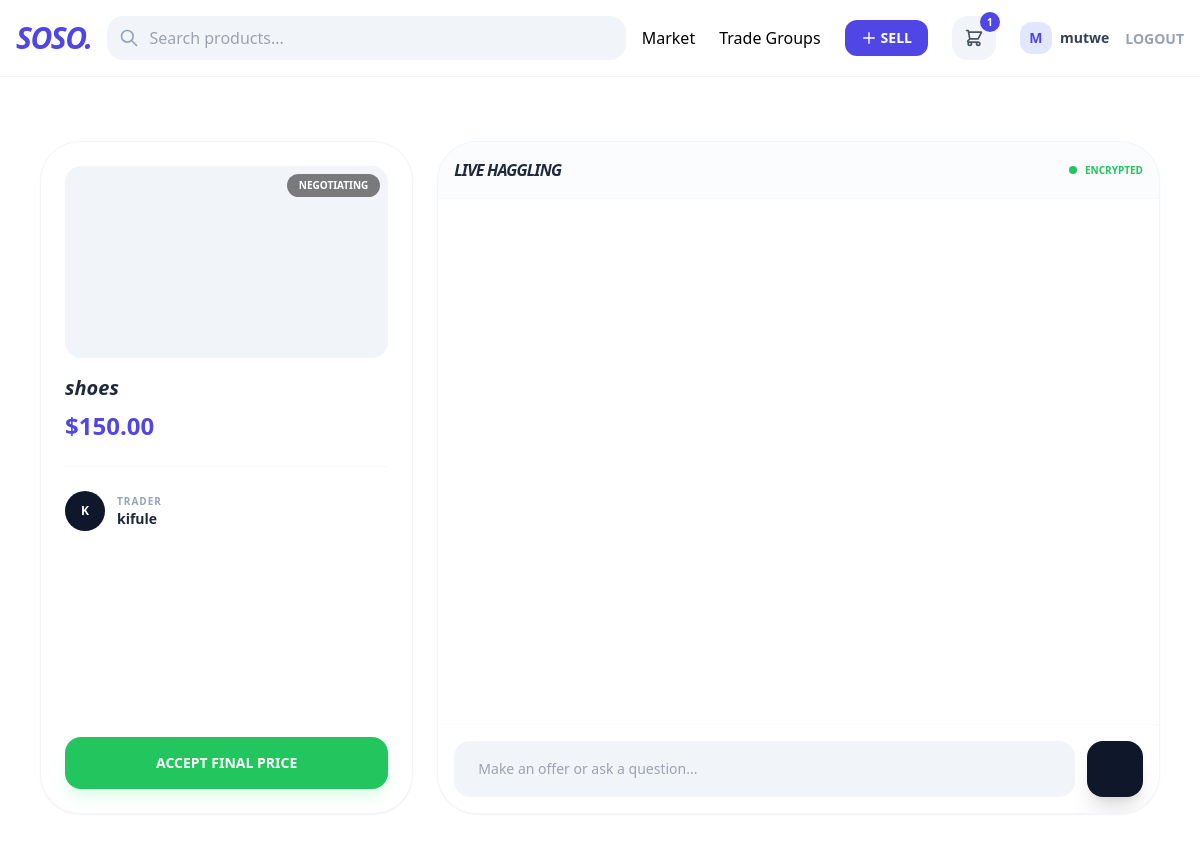
The page /negotiate/8/ (signed in) on the database its author committed.
### core/models.py (models this page shows, shortened)
class Conversation(models.Model):
    buyer = models.ForeignKey(User, on_delete=models.CASCADE, related_name='chats_as_buyer')
    trader = models.ForeignKey(User, on_delete=models.CASCADE, related_name='chats_as_trader')
    listing = models.ForeignKey(Listing, on_delete=models.CASCADE)
    created_at = models.DateTimeField(auto_now_add=True)
    class Meta:
        unique_together = ('buyer', 'trader', 'listing')

class Listing(models.Model):
    TRADE_TYPES = (
        ('RETAIL', 'Retail'),
        ('WHOLESALE', 'Wholesale'),
        ('SERVICE', 'Service/Hailing'),
        ('AUCTION', 'Live Auction'),
    )
    CONDITION = (
        ('NEW', 'Brand New'),
        ('USED', 'Second Hand'),
        ('NONE', 'N/A (Services)'),
    )
    trader = models.ForeignKey(User, on_delete=models.CASCADE, related_name='listings')
    category = models.ForeignKey(Category, on_delete=models.CASCADE)
    title = models.CharField(max_length=255)
    description = models.TextField()
    media = CloudinaryField('media', folder='listings/', resource_type='auto', blank=True, null=True)
    price = models.DecimalField(max_digits=12, decimal_places=2)
    trade_type = models.CharField(max_length=20, choices=TRADE_TYPES, default='RETAIL')
    condition = models.CharField(max_length=10, choices=CONDITION, default='NEW')
    auction_end = models.DateTimeField(null=True, blank=True)
    current_highest_bid = models.DecimalField(max_digits=12, decimal_places=2, default=0)
    is_active = models.BooleanField(default=True)
    created_at = models.DateTimeField(auto_now_add=True)

### core/views.py (the view)
# urls.py: path('negotiate/<int:pk>/', views.negotiate, name='negotiate'),
@login_required
def negotiate(request, pk):
    listing = get_object_or_404(Listing, pk=pk)
    if request.user == listing.trader:
        return redirect('core:product_detail', pk=pk)
    conversation, created = Conversation.objects.get_or_create(
        buyer=request.user,
        trader=listing.trader,
        listing=listing
    )
    messages = Message.objects.filter(conversation=conversation).order_by('timestamp')
    return render(request, 'core/chat.html', {
        'conversation': conversation,
        'listing': listing,
        'messages': messages
    })

### core/context_processors.py (called while the page is built)
def soso_global_data(request):
    categories = Category.objects.filter(parent=None).prefetch_related('children')
    cart_count = 0
    session_key = request.session.session_key
    if request.user.is_authenticated:
        cart, _ = Cart.objects.get_or_create(user=request.user)
    elif session_key:
        cart, _ = Cart.objects.get_or_create(session_key=session_key)
    else:
        cart = None
    if cart:
        cart_count = cart.items.count()
    return {
        'nav_categories': categories,
        'cart_count': cart_count
    }

### templates/core/chat.html (shortened to what this page needs)
{% extends 'core/base.html' %}
{% block content %}
<div class="max-w-6xl mx-auto px-4 py-8 h-[85vh] flex flex-col md:flex-row gap-6">
    <div class="md:w-1/3 bg-white rounded-[2.5rem] border border-slate-100 p-6 flex flex-col shadow-sm">
        <div class="relative h-48 rounded-2xl overflow-hidden mb-4 bg-slate-100">
            <div class="absolute top-2 right-2 bg-black/50 backdrop-blur-md text-white text-[10px] px-3 py-1 rounded-full font-bold uppercase">
                Negotiating
            </div>
        </div>
        <h2 class="text-xl font-black text-slate-800 italic">{{ conversation.listing.title }}</h2>
        <p class="text-indigo-600 font-black text-2xl mt-2">${{ conversation.listing.price }}</p>
        <hr class="my-6 border-slate-50">
        <div class="flex items-center gap-3">
            <div class="w-10 h-10 bg-slate-900 rounded-full flex items-center justify-center text-white font-bold text-xs">
                {{ conversation.trader.username|slice:":1"|upper }}
            </div>
            <div>
                <p class="text-[10px] font-bold text-slate-400 uppercase tracking-widest">Trader</p>
                <p class="font-bold text-sm text-slate-800">{{ conversation.trader.username }}</p>
            </div>
        </div>
        <div class="mt-auto pt-6">
            <button class="w-full bg-green-500 text-white py-4 rounded-2xl font-black text-sm hover:bg-green-600 transition shadow-lg shadow-green-100">
                ACCEPT FINAL PRICE
            </button>
        </div>
    </div>
    <div class="flex-1 bg-white rounded-[2.5rem] border border-slate-100 shadow-sm flex flex-col overflow-hidden">
        <div class="p-4 border-b border-slate-50 flex items-center justify-between bg-slate-50/50">
            <h3 class="font-black italic text-slate-800 uppercase tracking-tighter">Live Haggling</h3>
            <span class="flex items-center gap-2 text-[10px] font-bold text-green-500 uppercase">
                <span class="w-2 h-2 bg-green-500 rounded-full animate-ping"></span> Encrypted
            </span>
        </div>
        <div id="chat-log" class="flex-1 overflow-y-auto p-6 space-y-4">
        </div>
        <div class="p-4 bg-white border-t border-slate-50 flex gap-3">
            <input id="chat-message-input" type="text"
                   class="flex-1 bg-slate-100 border-none rounded-2xl px-6 py-4 outline-none focus:ring-2 focus:ring-indigo-500 transition text-sm"
                   placeholder="Make an offer or ask a question...">
            <button id="chat-message-submit" class="bg-slate-900 text-white w-14 h-14 rounded-2xl flex items-center justify-center hover:bg-indigo-600 transition shadow-xl">
            </button>
        </div>
    </div>
</div>
{% endblock %}

### templates/core/base.html (shortened to what this page needs)
<!DOCTYPE html>
<html lang="en">
<head>
    <script src="https://cdn.tailwindcss.com"></script>
</head>
<body class="bg-white">
    <nav class="border-b border-slate-100">
        <div class="max-w-7xl mx-auto px-4 py-4">
            <div class="flex items-center justify-between gap-4">
                <a href="{% url 'core:index' %}" class="text-3xl font-black italic tracking-tighter text-indigo-600 flex-shrink-0">SOSO.</a>
                <div class="flex-1 max-w-xl">
                    <div class="relative">
                        <input type="text"
                               id="search-input"
                               placeholder="Search products..."
                               class="w-full bg-slate-100 border-2 border-transparent rounded-2xl px-4 py-2 pl-10 focus:border-indigo-500 focus:bg-white outline-none transition">
                        <svg class="w-5 h-5 text-slate-400 absolute left-3 top-3" fill="none" stroke="currentColor" viewBox="0 0 24 24">
                            <path stroke-linecap="round" stroke-linejoin="round" stroke-width="2" d="M21 21l-6-6m2-5a7 7 0 11-14 0 7 7 0 0114 0z"></path>
                        </svg>
                    </div>
                </div>
                <div class="flex items-center gap-6 flex-shrink-0">
                    <a href="{% url 'core:index' %}" class="hover:text-indigo-600 transition">Market</a>
                    <a href="{% url 'core:group_list' %}" class="hover:text-indigo-600 transition">Trade Groups</a>
                    {% if user.is_authenticated %}
                    <a href="{% url 'core:create_listing' %}" class="bg-indigo-600 text-white px-4 py-2 rounded-xl font-bold text-sm hover:bg-indigo-700 transition flex items-center gap-1">
                        <svg class="w-4 h-4" fill="none" stroke="currentColor" viewBox="0 0 24 24">
                            <path stroke-linecap="round" stroke-linejoin="round" stroke-width="2" d="M12 4v16m8-8H4"></path>
                        </svg>
                        SELL
                    </a>
                    {% endif %}
                    <a href="{% url 'core:cart_detail' %}" class="relative bg-slate-100 p-3 rounded-2xl hover:bg-indigo-50 transition group">
                        {% if cart_count > 0 %}
                        <span class="absolute -top-1 -right-1 bg-indigo-600 text-white text-[10px] w-5 h-5 rounded-full flex items-center justify-center font-bold cart-count">{{ cart_count }}</span>
                        {% endif %}
                    </a>
                    {% if request.user.is_authenticated %}
                    <div class="flex items-center gap-4">
                        <div class="flex items-center gap-2">
                            <div class="w-8 h-8 bg-indigo-100 rounded-xl flex items-center justify-center">
                                <span class="text-indigo-600 font-black text-sm">{{ request.user.username|slice:":1"|upper }}</span>
                            </div>
                            <span class="text-sm font-bold text-slate-700">{{ request.user.username }}</span>
                        </div>
                        <form method="post" action="{% url 'core:logout' %}">
                            <button type="submit" class="text-sm text-slate-400 hover:text-red-500 font-bold transition">
                                LOGOUT
                            </button>
                        </form>
                    </div>
                    {% else %}
                    <a href="{% url 'core:login' %}" class="bg-indigo-600 text-white px-6 py-2 rounded-xl font-bold text-sm">LOGIN</a>
                    {% endif %}
                </div>
            </div>
        </div>
    </nav>
    <main class="max-w-7xl mx-auto px-4 py-8">
        {% block content %}{% endblock %}
    </main>
</body>
</html>

### rows shown on the page
Conversation: listing "shoes", listing.price "150.00", trader.username "K", trader.username "kifule"

### other values the page prints
{{ cart_count }} "1"
{{ request.user.username|slice:":1"|upper }} "M"
{{ request.user.username }} "mutwe"
